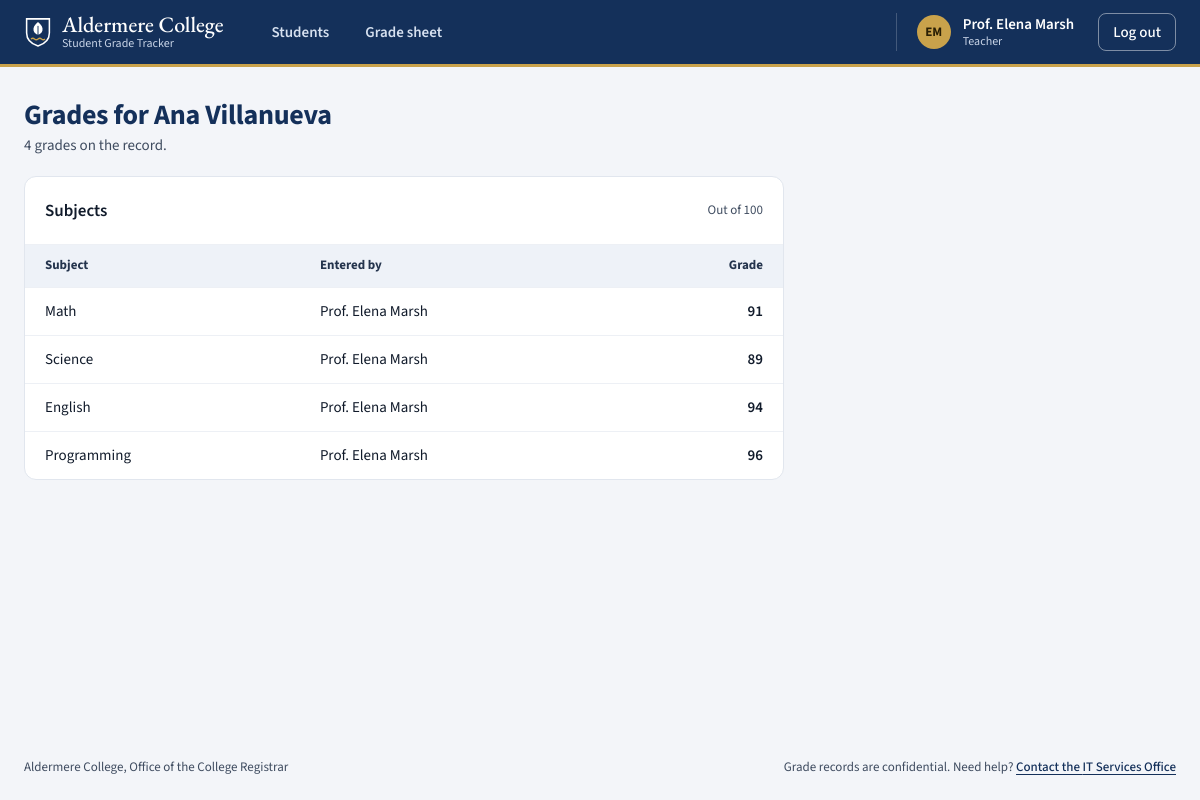
The page /view_grades?student_id=7 (signed in) on the database its author committed.
### tables this page shows
CREATE TABLE users (
    id INTEGER PRIMARY KEY AUTOINCREMENT,
    username TEXT UNIQUE NOT NULL,
    password TEXT NOT NULL,
    role TEXT NOT NULL CHECK(role IN ('student','teacher','academic_admin','registrar','it_admin')),
    is_locked BOOLEAN DEFAULT 0,
    failed_attempts INTEGER DEFAULT 0
, full_name TEXT, student_no TEXT, program TEXT, year_level INTEGER);

CREATE TABLE grades (
    id INTEGER PRIMARY KEY AUTOINCREMENT,
    student_id INTEGER NOT NULL,
    subject TEXT NOT NULL,
    grade INTEGER NOT NULL,
    updated_by TEXT NOT NULL,
    FOREIGN KEY (student_id) REFERENCES users(id)
);

### app.py (the view)
@app.route("/view_grades")
def view_grades():
    if "username" not in session:
        return redirect("/login")
    user = current_user()
    if not user:
        return redirect("/login")
    student_id = (request.args.get("student_id", "") or "").strip()
    try:
        db = get_db()
        if student_id:
            if not valid_id(student_id):
                return "Invalid input.", 400
            if user["role"] == "student" and int(student_id) != int(user["id"]):
                logging.error(f"view_grades IDOR blocked user={user['username']} tried={student_id}")
                return "Unauthorized", 403
            grades = db.execute(
                GRADES_SELECT + " WHERE grades.student_id=?",
                (int(student_id),),
            ).fetchall()
        else:
            grades = db.execute(
                GRADES_SELECT + " WHERE grades.student_id=?",
                (user["id"],),
            ).fetchall()
    except Exception as e:
        logging.error(f"view_grades failed err={e}")
        return "An error occurred. Please try again.", 500
    return render_template("view_grades.html", grades=grades, student_id=student_id)

### app.py (called while the page is built, shortened)
@app.before_request
def check_csrf():
    if request.method != "POST":
        return None

def get_db():
    db = getattr(g, '_database', None)
    if db is None:
        db = g._database = sqlite3.connect(DATABASE)
        db.row_factory = sqlite3.Row
    return db

@app.teardown_appcontext
def close_connection(exception):
    db = getattr(g, '_database', None)
    if db is not None:
        db.close()

@app.context_processor
def shell_context():
    if "user_id" not in session:
        return {"pass_mark": PASS_MARK}
    try:
        db = get_db()
        shell_user = db.execute("SELECT full_name FROM users WHERE id=?", (session["user_id"],)).fetchone()
        period = db.execute("SELECT * FROM grading_periods LIMIT 1").fetchone()
        pending = db.execute("SELECT COUNT(*) FROM grade_change_requests WHERE status='pending'").fetchone()[0]
    except Exception as e:
        logging.error(f"shell context failed err={e}")
        return {"pass_mark": PASS_MARK}
    return {
        "pass_mark": PASS_MARK,
        "shell_period": period,
        "shell_pending": pending,
        "shell_name": (shell_user["full_name"] if shell_user else None) or session.get("username"),
    }

def valid_id(s):
    try:
        return int(s) > 0
    except (TypeError, ValueError):
        return False

def current_user():
    uid = session.get("user_id")
    if not uid:
        return None
    try:
        if not valid_id(uid):
            session.clear()
            return None
        db = get_db()
        user = db.execute("SELECT * FROM users WHERE id=?", (int(uid),)).fetchone()
        if not user:
            session.clear()
            return None
        if user["is_locked"]:
            session.clear()
            return None
        if session.get("username") != user["username"] or session.get("role") != user["role"]:
            session.clear()
            return None
        return user
    except Exception as e:
        logging.error(f"current_user failed uid={uid} err={e}")
        return None

### templates/view_grades.html (shortened to what this page needs)
{% extends 'base.html' %}
{% block content %}
{% import '_ui.html' as ui with context %}
<div class="title-row">
    <div>
        <h1>{% if grades %}Grades for {{ grades[0]['student_name'] }}{% elif student_id %}Grades for student {{ student_id }}{% else %}My grades{% endif %}</h1>
        <p class="sub">{{ grades|length }} grade{{ '' if grades|length == 1 else 's' }} on the record.</p>
    </div>
</div>
<section class="panel panel-flush panel-narrow" aria-labelledby="view-title">
    <header class="panel-head">
        <h2 id="view-title">Subjects</h2>
        <p class="meta">Out of 100</p>
    </header>
    {% if grades %}
    <div class="table-wrap">
        <table class="ledger ledger-plain">
            <thead>
                <tr>
                    <th scope="col">Subject</th>
                    <th scope="col">Entered by</th>
                    <th scope="col" class="num">Grade</th>
                </tr>
            </thead>
            <tbody>
                {% for g in grades %}
                <tr>
                    <td class="c-main">{{ g['subject'] }}<span class="line-two phone-only">{{ g['updated_by'] }}</span></td>
                    <td class="c-by">{{ g['updated_by'] }}</td>
                    <td class="num c-grade"><span class="grade">{{ g['grade'] }}</span></td>
                </tr>
                {% endfor %}
            </tbody>
        </table>
    </div>
    {% else %}
    <p class="empty">No grades found for this student.</p>
    {% endif %}
</section>
{% endblock %}

### templates/base.html (shortened to what this page needs)
{% import '_ui.html' as ui %}
{% set role = session.get('role') %}
{% set username = session.get('username') %}
{% set display_name = shell_name or username or '' %}
{% set name_parts = display_name.replace('Prof. ', '').replace('Dr. ', '').split() %}
<!DOCTYPE html>
<html lang="en">
<head>
    <link rel="stylesheet" href="{{ url_for('static', filename='style.css') }}">
</head>
<body>
    <header class="topbar">
        <div class="topbar-in">
            <a class="brand" href="/dashboard">
                <span class="brand-text"><span class="brand-name">{{ ui.COLLEGE }}</span><span class="brand-sub">{{ ui.PORTAL }}</span></span>
            </a>
            <div class="nav-sheet" id="site-nav">
                <nav class="tabs" aria-label="Main">
                    {% macro item(href, label, count=0, also='') %}
                    <a class="tab" href="{{ href }}"{% if request.path == href or (also and request.path.startswith(also)) %} aria-current="page"{% endif %}>
                        <span>{{ label }}</span>
                    </a>
                    {% endmacro %}
                    {% if role == 'teacher' %}
                        {{ item('/dashboard', 'Students', also='/students/') }}
                        {{ item('/grade-sheet', 'Grade sheet') }}
                    {% elif role == 'academic_admin' %}
                        {{ item('/dashboard', 'Grades') }}
                        {{ item('/approvals', 'Approvals', shell_pending or 0) }}
                        {{ item('/transcript', 'Transcripts') }}
                    {% elif role == 'registrar' %}
                        {{ item('/dashboard', 'Grading period') }}
                        {{ item('/transcript', 'Transcripts') }}
                    {% elif role == 'it_admin' %}
                        {{ item('/dashboard', 'Accounts') }}
                    {% else %}
                        {{ item('/dashboard', 'My grades') }}
                        {{ item('/transcript', 'My transcript') }}
                    {% endif %}
                </nav>
            </div>
            <div class="account">
                <span class="avatar" aria-hidden="true">{% if name_parts|length > 1 %}{{ name_parts[0][0]|upper }}{{ name_parts[-1][0]|upper }}{% elif name_parts %}{{ name_parts[0][0]|upper }}{% endif %}</span>
                <span class="account-who"><span class="account-name">{{ display_name }}</span><span class="account-role">{{ ui.ROLE_LABELS.get(role, role) }}</span></span>
                <a class="btn btn-quiet btn-sm" href="/logout">Log out</a>
            </div>
        </div>
    </header>
    <main class="canvas" id="main">
        {% block content %}{% endblock %}
    </main>
    <footer class="site-foot no-print">
        <p>{{ ui.COLLEGE }}, {{ ui.OFFICE }}</p>
        <p>Grade records are confidential. Need help? <a href="/forgot-password">Contact the {{ ui.IT_OFFICE.name }}</a></p>
    </footer>
</body>
</html>

### rows shown on the page
users: full_name "Prof. Elena Marsh", ROLE_LABELS.get "Teacher"
users: full_name "Ana Villanueva"
grades: subject "Math", updated_by "Prof. Elena Marsh", grade "91"
grades: subject "Science", updated_by "Prof. Elena Marsh", grade "89"
grades: subject "English", updated_by "Prof. Elena Marsh", grade "94"
grades: subject "Programming", updated_by "Prof. Elena Marsh", grade "96"

### other values the page prints
{{ ui.COLLEGE }} "Aldermere College"
{{ ui.PORTAL }} "Student Grade Tracker"
{{ label }} "Students Grade sheet"
{{ name_parts[0][0]|upper }} "E"
{{ name_parts[-1][0]|upper }} "M"
{{ grades|length }} "4"
{{ '' if grades|length == 1 else 's' }} "s"
{{ ui.OFFICE }} "Office of the College Registrar"
{{ ui.IT_OFFICE.name }} "IT Services Office"
